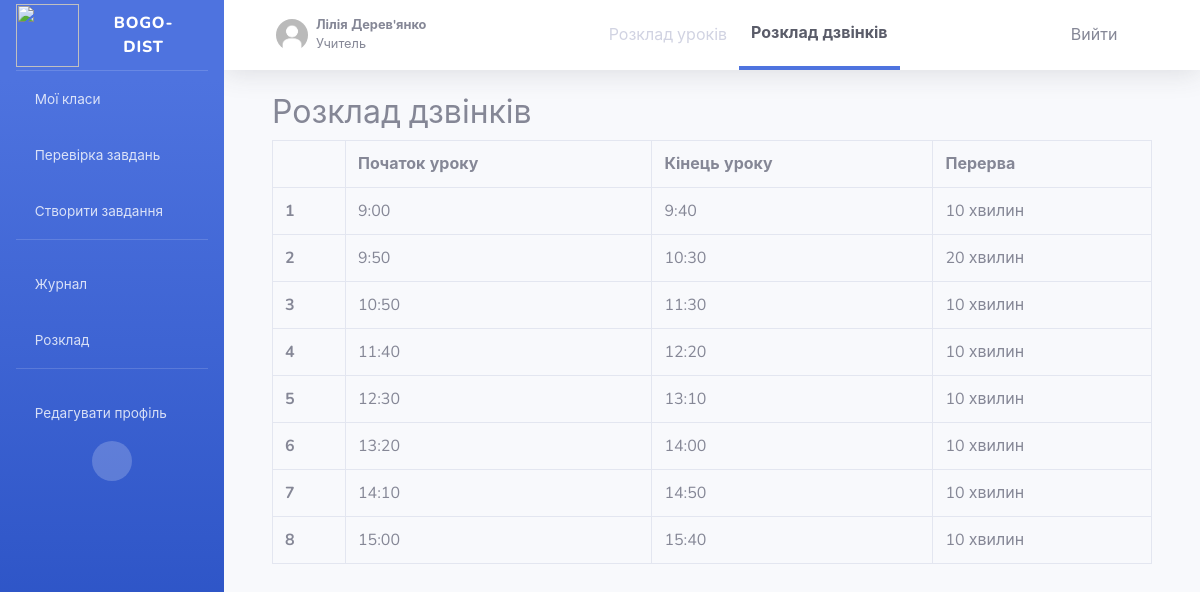
Screenshot of /schedule/calls/ (signed in) with the database file from the repository.
### users/models.py (models this page shows, shortened)
class Profile(models.Model):
    user = models.OneToOneField(User, on_delete=models.CASCADE)
    image = models.ImageField(default='users/profile_pics/default.jpg', upload_to='users/profile_pics/')
    def is_teacher(self):
        return self.user.groups.filter(id=1).exists()

### schedule/models.py (models this page shows, shortened)
class Call(models.Model):
    lesson_number = models.IntegerField(default=0)
    starting_lesson = models.CharField(max_length=5)
    ending_lesson = models.CharField(max_length=5)
    pause = models.IntegerField(default=0)

### schedule/views.py (the view)
# urls.py: path('calls/', views.view_calls, name='calls'),
def view_calls(request):
    calls = Call.objects.all()
    return render(request, 'schedule/calls.html', {'calls': calls})

### schedule/templates/schedule/calls.html (shortened to what this page needs)
{% extends 'base.html' %}
{% load static %}
{% block content %}
<div class="panel-section">
        <h2>Розклад дзвінків</h2>
        <table class="table table-bordered">
            <tr>
                <th></th>
                <th>Початок уроку</th>
                <th>Кінець уроку</th>
                <th>Перерва</th>
            </tr>
            {% for call in calls %}
            <tr>
                <th>{{ call.lesson_number }}</th>
                <td>
                    <span>{{ call.starting_lesson }}</span>
                </td>
                <td>
                    <span>{{ call.ending_lesson }}</span>
                </td>
                <td>
                    <span>{{ call.pause }} хвилин </span>
                </td>
            </tr>
            {% endfor %}
        </table>
    </div>
{% endblock %}

### core/templates/partials/_topbar.html (shortened to what this page needs)
<nav class="navbar navbar-expand navbar-light bg-white topbar mb-4 static-top shadow">
    <ul class="navbar-nav pl-4">
        <li class="nav-item dropdown no-arrow">
            <a class="nav-link dropdown-toggle" href="#" id="userDropdown" role="button" data-toggle="dropdown"
               aria-haspopup="true" aria-expanded="false">
                <img class="img-profile rounded-circle" src="{{ request.user.profile.image.url }}">
                <span class="ml-2 d-none d-lg-inline text-gray-600 small">
                    <b>{{ request.user.first_name }} {{ request.user.last_name }} </b>
                    <br>
                    {% if request.user.profile.is_teacher %} Учитель {% else %} Учень {% endif %}
                </span>
            </a>
        </li>
    </ul>
    <ul class="navbar-nav ml-auto">
        {% if 'schedule' in request.path %}
        <li class="nav-item">
            {% if request.path == '/schedule/' %}
            <a class="nav-link border-bottom-primary" href="{% url 'schedule:schedule' %}">
                <span class="text-dark font-weight-bold">Розклад уроків</span>
            </a>
            {% else %}
            <a class="nav-link" href="{% url 'schedule:schedule' %}">
                <span>Розклад уроків</span>
            </a>
            {% endif %}
        </li>
        {% if request.path == '/schedule/calls/' %}
        <li class="nav-item">
            <a class="nav-link border-bottom-primary" href="{% url 'schedule:calls' %}">
                <span class="text-dark font-weight-bold">Розклад дзвінків</span>
            </a>
        </li>
        {% else %}
        <li class="nav-item">
            <a class="nav-link" href="{% url 'schedule:calls' %}">
                <span>Розклад дзвінків</span>
            </a>
        </li>
        {% endif %}
        {% endif %}
    </ul>
    <ul class="navbar-nav ml-auto pr-4">
        <a class="btn" href="#" data-toggle="modal" data-target="#logoutModal">
            Вийти
            <i class="fas fa-sign-out-alt fa-sm fa-fw mr-2 text-gray-400"></i>
        </a>
    </ul>
</nav>

### rows the page displays
Call: lesson_number "1", starting_lesson "9:00", ending_lesson "9:40", pause "10"
Call: lesson_number "2", starting_lesson "9:50", ending_lesson "10:30", pause "20"
Call: lesson_number "3", starting_lesson "10:50", ending_lesson "11:30", pause "10"
Call: lesson_number "4", starting_lesson "11:40", ending_lesson "12:20", pause "10"
Call: lesson_number "5", starting_lesson "12:30", ending_lesson "13:10", pause "10"
Call: lesson_number "6", starting_lesson "13:20", ending_lesson "14:00", pause "10"
Call: lesson_number "7", starting_lesson "14:10", ending_lesson "14:50", pause "10"
Call: lesson_number "8", starting_lesson "15:00", ending_lesson "15:40", pause "10"

### other values shown
{{ request.user.first_name }} "Лілія"
{{ request.user.last_name }} "Дерев'янко"
